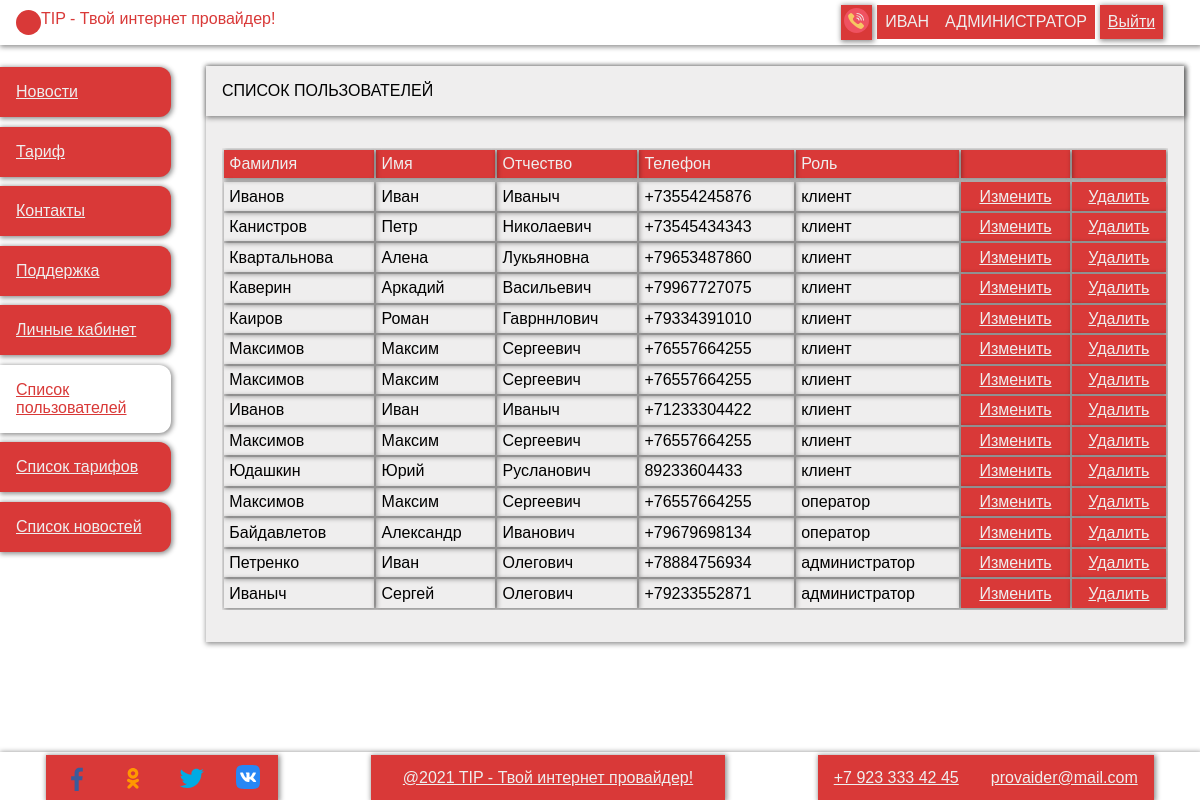
The page /Task_IP/admin/users (signed in) on the database its author committed.
### tables this page shows
CREATE TABLE `user` (
  `id` int(11) NOT NULL,
  `login` varchar(255) NOT NULL,
  `password` varchar(255) NOT NULL,
  `surname` varchar(255) NOT NULL,
  `name` varchar(255) NOT NULL,
  `patronymic` varchar(255) NOT NULL,
  `phone` varchar(255) NOT NULL,
  `email` varchar(255) NOT NULL,
  `role_id` int(11) NOT NULL
);

CREATE TABLE `role` (
  `id` int(11) NOT NULL,
  `title` varchar(255) NOT NULL
);

### controllers/admin.php (called while the page is built, shortened)
<?
include_once "./repositories/usersR.php";
class admin {
    public function users() {
        $this->users = usersR::GetAll();
        view();
    }
}

### index.php (called while the page is built, shortened)
<?
include_once "./utilits/view.php";
include_once "./utilits/router.php";

### repositories/usersR.php (called while the page is built, shortened)
<?
class usersR {
    static public function GetAll() {
        global $db;
        $query = "select * from user order by role_id";
        $result = $db->query($query);
        return $result;
    }
    static public function GetRoleById($roleId) {
        global $db;
        $query = "select * from role where id = '$roleId'";
        $result = $db->query($query);
        return $result->fetch_object();
    }
    static public function GetById($id) {
        global $db;
        $query = "select * from user where `id` = '$id'";
        $result = $db->query($query);
        return $result->fetch_object();
    }
}

### views/admin/users.php (the view, shortened to what this page needs)
<div class="content">
    <form class="layout--table">
        <div class="b-s" action="profile.php" method="post">
            <div class="c__title b-s">
                Список пользователей
            </div>
            <div class="r">
                <div class="c t">
                    <div class="wrap-table">
                        <table>
                            <tr class='tr--head'>
                                <td>Фамилия</td>
                                <td>Имя</td>
                                <td>Отчество</td>
                                <td>Телефон</td>
                                <td>Роль</td>
                                <td></td>
                                <td></td>
                            </tr>
                            <tr>
                                <? while ($u = $_this->users->fetch_object()) { ?>
                                <tr>
                                    <td><?print $u->surname?></td>
                                    <td><?print $u->name?></td>
                                    <td><?print $u->patronymic?></td>
                                    <td><?print $u->phone ?></td>
                                    <td><?print usersR::GetRoleById($u->role_id)->title ?></td>
                                    <td class='td--event'>
                                        <div>
                                            <a href='<?print $staticPath?>/user/edit?user_id=<?print $u->id?>'>Изменить</a>
                                        </div>
                                    </td>
                                    <td class='td--event'>
                                        <div>
                                            <a href='<?print $staticPath?>/user/delete?user_id=<?print $u->id?>'>Удалить</a>
                                        </div>
                                    </td>
                                </tr>
                                <? } ?>
                            </tr>
                        </table>
                    </div>
                </div>
            </div>
        </div>
    </form>
</div>

### views/shared/partials/header.php (shortened to what this page needs)
<?
    if (isset($_SESSION['user_id'], $_SESSION['role_id'])) {
        $role = usersR::GetRoleById($_SESSION['role_id'])->title;
        $user = usersR::GetById($_SESSION['user_id']);
    } else {
        $role = "гость";
    }
?>
<header class="header r--j b-s">
    <a href="<?print $staticPath?>/" class="logotip r">
        <div class="l-img"></div>
        <div class="l-title">TIP - Твой интернет провайдер!</div>
    </a>
    <div class="auth boxs">
        <a id='phone-a' class='a--img'><img title='Заказать звонок' src="<?print $staticPath;?>/public/src/svg/phone-call.svg"></a>
        <?if ($role == "гость") {?>
            <a href="<?print $staticPath?>/auth/">Войти</a>
            <a href="<?print $staticPath?>/auth/registration">Регистрация</a>
        <?} else {?>
            <div class="user-box">
                <span><?print $user->name?></span>
                <br>
                <span><?print $role?></span>
            </div>
            <a href="<?print $staticPath?>/auth/logout">Выйти</a>
        <?}?>
    </div>
</header>

### public/css/style.css (style rules this page uses)
.auth .user-box, .boxs--footer, .boxs { align-items: center; min-width: 200px; justify-content: space-between; }
.boxs a, .boxs button, .boxs span { box-shadow: var(--shadow-box); background: var(--color-red); color: var(--color-while-up); padding: 0.5rem; margin: 0.3rem; flex: 1; text-align: center; }
.a--img { padding: 3px !important; }
.c__title { color: var(--color-black); padding: 1rem; margin: 0 0 1rem 0; text-transform: uppercase; }
form { background: var(--color-while-up); display: flex; flex-direction: column; }
.layout--grid { display: grid; grid-template-columns: minmax(190px, 1fr) 6fr; grid-template-rows: min-content 1fr max-content; grid-template-areas: "h h" "n m" "f f"; }
body { height: 100vh; }
.header { grid-area: h; padding-right: 2rem; }
.header a.logotip { color: var(--color-red); text-decoration: none; margin: auto 1rem; }
.content { margin: 0.33rem 0; flex: 1; }
.c, .boxs--nav, .card .c__btn, .r--j, .r, .auth .user-box, .boxs, .boxs--footer { display: flex; }
.r--j, .r { flex-direction: row; }
.c, .boxs--nav, .card .c__btn { flex-direction: column; }
.r--j { justify-content: space-between; }
.b-s { box-shadow: var(--shadow-box); }
.layout--table .t { flex: 1; padding: 1rem; }
.layout--table .t .wrap-table { flex: 1; margin-bottom: 1rem; }
.layout--table .t .wrap-table table { width: 100%; }
.layout--table td { box-shadow: var(--shadow-box); margin: 0.2rem; padding: 0.33rem; }
.layout--table .tr--head { background: var(--color-red); color: var(--color-while-up); }
.layout--table .td--event { text-align: center; cursor: pointer; box-shadow: var(--shadow-box); background: var(--color-red); margin: 0rem; padding: 0rem; }
.layout--table .td--event div { list-style: none; display: flex; flex: 1; }
.layout--table .td--event div a { cursor: pointer; color: var(--color-while-up); flex: 1; padding: 0.33rem; }
.wrap-table { overflow: auto; max-height: 500px; }
.auth .user-box span { margin: 0; box-shadow: none; text-transform: uppercase; }
table a { color: red; }
:root { --color-red: #d93938; --color-while-up: #efeeee; --color-while: #fff; --color-black: #000; --shadow-box: 1px 1px 5px 1px #00000070; }
* { font-family: Verdana, Geneva, Tahoma, sans-serif; margin: 0; padding: 0; box-sizing: border-box; font-size: 16px; }
.l-img { background: var(--color-red); width: 25px; height: 25px; border-radius: 100%; }
#phone-a { cursor: pointer; }

### rows shown on the page
user: name "ИВАН", surname "Петренко", name "Иван", patronymic "Олегович", phone "+78884756934", role.title "администратор"
role: title "АДМИНИСТРАТОР"
user: surname "Иванов", name "Иван", patronymic "Иваныч", phone "+73554245876", role.title "клиент"
user: surname "Канистров", name "Петр", patronymic "Николаевич", phone "+73545434343", role.title "клиент"
user: surname "Квартальнова", name "Алена", patronymic "Лукьяновна", phone "+79653487860", role.title "клиент"
user: surname "Каверин", name "Аркадий", patronymic "Васильевич", phone "+79967727075", role.title "клиент"
user: surname "Каиров", name "Роман", patronymic "Гаврннлович", phone "+79334391010", role.title "клиент"
user: surname "Максимов", name "Максим", patronymic "Сергеевич", phone "+76557664255", role.title "клиент"
user: surname "Максимов", name "Максим", patronymic "Сергеевич", phone "+76557664255", role.title "клиент"
user: surname "Иванов", name "Иван", patronymic "Иваныч", phone "+71233304422", role.title "клиент"
user: surname "Максимов", name "Максим", patronymic "Сергеевич", phone "+76557664255", role.title "клиент"
user: surname "Юдашкин", name "Юрий", patronymic "Русланович", phone "89233604433", role.title "клиент"
user: surname "Максимов", name "Максим", patronymic "Сергеевич", phone "+76557664255", role.title "оператор"
user: surname "Байдавлетов", name "Александр", patronymic "Иванович", phone "+79679698134", role.title "оператор"
user: surname "Иваныч", name "Сергей", patronymic "Олегович", phone "+79233552871", role.title "администратор"
